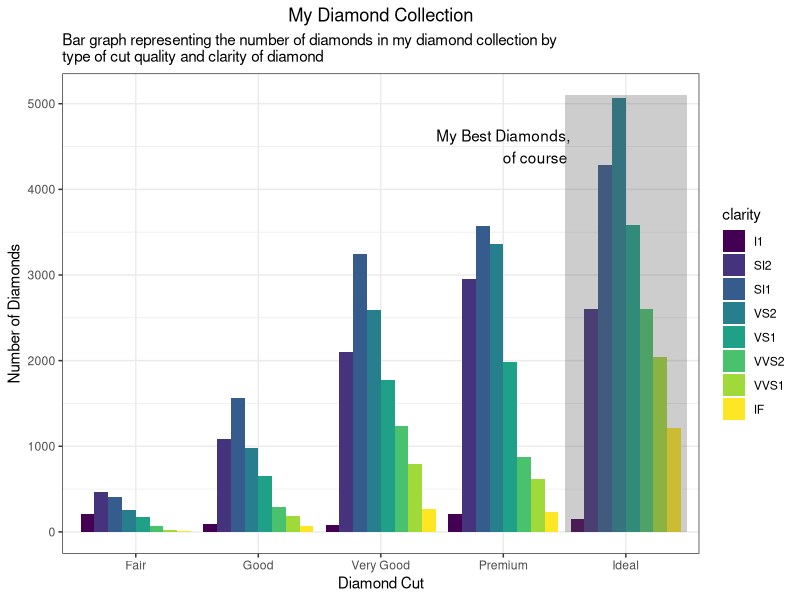
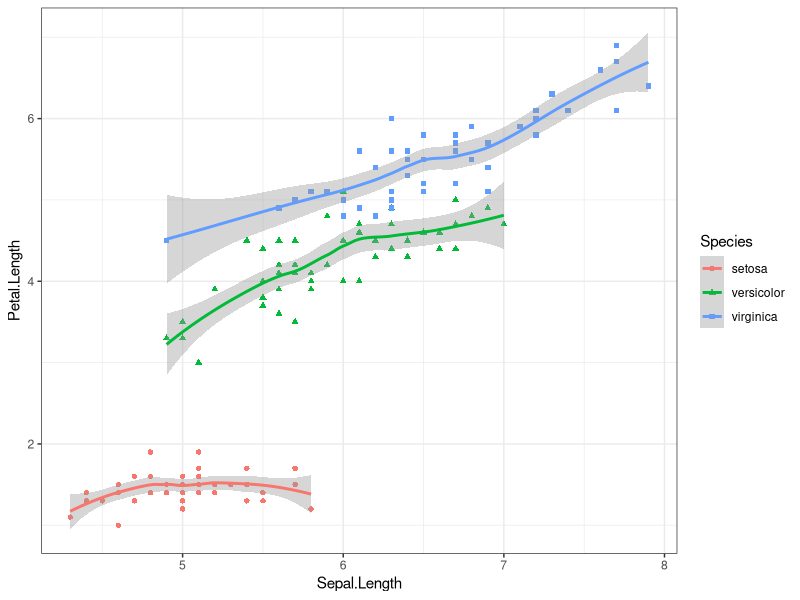
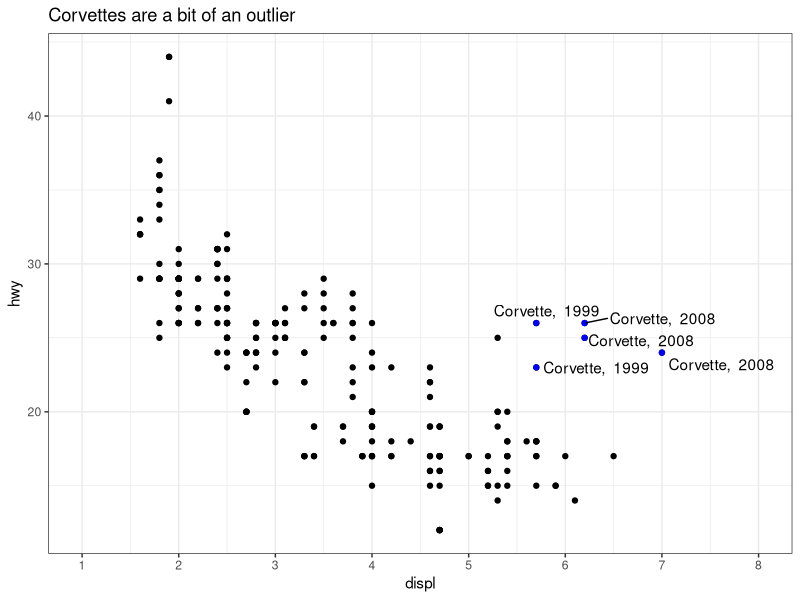
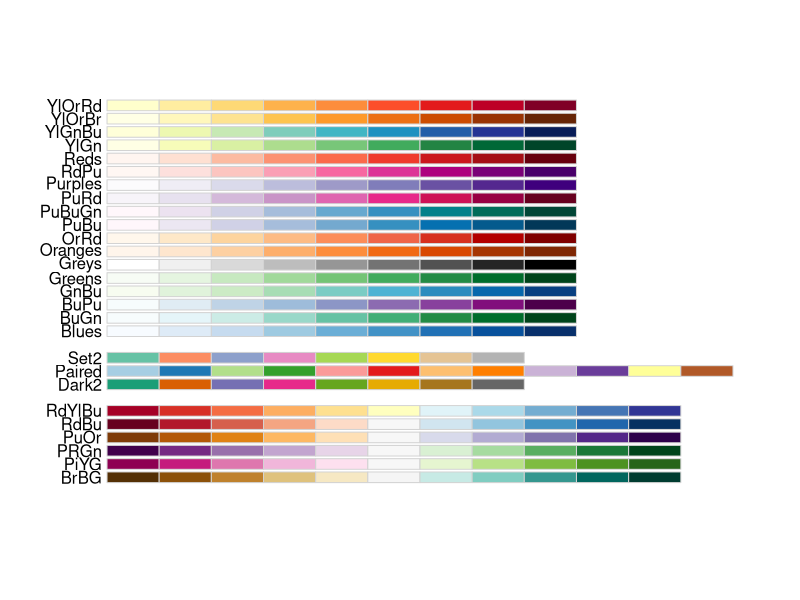
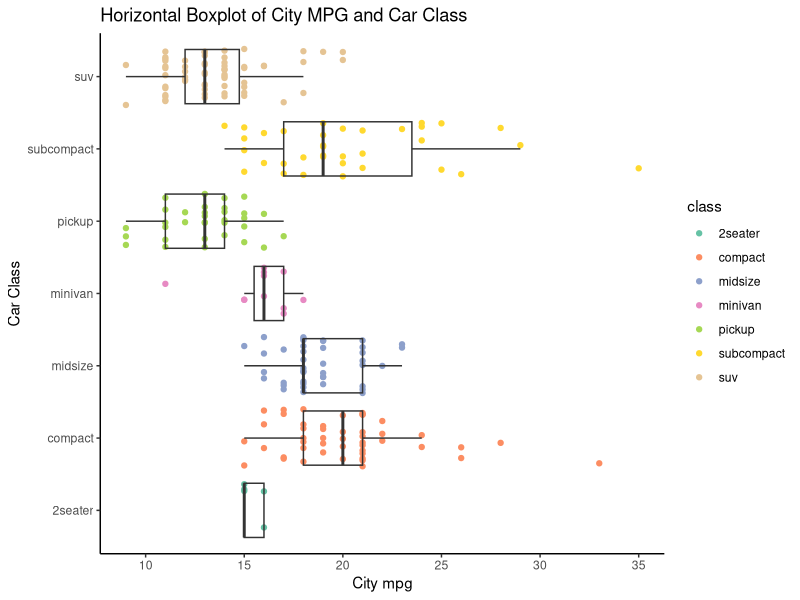

Recreate these plots in R, in order.
## ---- chunk 1
knitr::opts_chunk$set(echo = FALSE)
## ---- chunk 2
library("ggplot2")
library("magrittr") #so I can do some piping
data("diamonds")
data("mpg")
data("iris")
theme_set(theme_bw()) #I'll give you this one, you can set the theme individually for graphs
#or you can set the theme for all the graphs using theme_set()
#theme_bw() is best theme (IMO)

#for graph 3:
library("ggrepel")


## ---- chunk 3
data("diamonds")
#hint think about the *position* the bars are in...
## ---- chunk 4

ggplot(diamonds,aes(cut,fill=clarity))+
geom_bar(position="dodge")+
labs(y="Number of Diamonds",x="Diamond Cut",title="My Diamond Collection",subtitle="Bar graph representing the number of diamonds in my diamond collection by\ntype of cut quality and clarity of diamond")+
theme(plot.title=element_text(hjust=0.5))+
annotate(geom="text", label="My Best Diamonds,\n\t\tof course",x=4,y=4500)+
annotate(geom="rect",xmin=4.5,xmax=5.5,ymin=0,ymax=5100,alpha=0.3)


## ---- chunk 5
data("iris")
## ---- chunk 6
ggplot(iris,aes(Sepal.Length,Petal.Length,color=Species,shape=Species))+
  geom_point()+
  geom_smooth()
  

## ---- chunk 7
data("mpg")
corvette <- mpg[mpg$model == "corvette",]
#install
require("ggrepel") #useful for making text annotations better, hint hint
set.seed(42)
## ---- chunk 8
ggplot(mpg,aes(displ,hwy))+
  geom_point()+
  labs(title="Corvettes are a bit of an outlier")+
  geom_point(data=corvette,aes(displ,hwy),color="blue")+
  geom_text_repel(corvette,mapping=aes(label=paste("Corvette, ",year)),nudge_x=0.3)+
  scale_x_continuous(limits=c(1,8),breaks=1:8)


## ---- chunk 9
data(mpg)

#hint for the coloring, colorbrewer and you can set palette colors and make your graphs colorblind friendly
library(RColorBrewer)
display.brewer.all(colorblindFriendly = T) #take a look at the colorblindfriendly options
## ---- chunk 10
ggplot(mpg,aes(class,cty))+
  labs(title="Horizontal Boxplot of City MPG and Car Class",x="Car Class", y="City mpg")+
  geom_jitter(aes(color=class),height=0)+
  coord_flip()+
  geom_boxplot(fill=NA,outlier.shape=NA)+
  #remove gridlines and plot outline
  theme_classic()+
  scale_color_brewer(palette="Set2")
